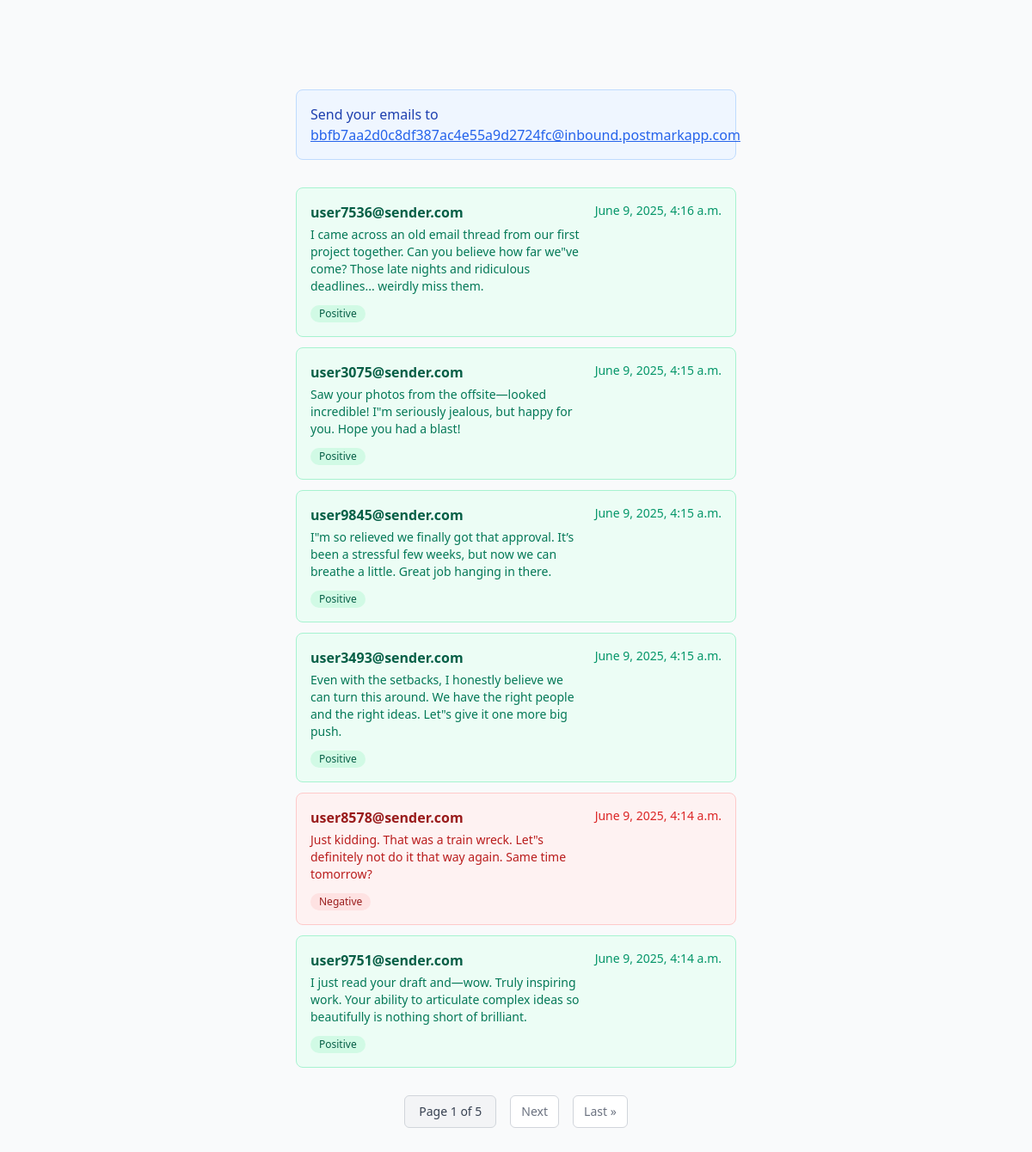
Page /list/ on the committed database.
### webhook/models.py (models this page shows, shortened)
class Email(models.Model):
    recipient = models.CharField(max_length=255)
    sender = models.CharField(max_length=255)
    cc = models.CharField(max_length=255)
    bcc = models.CharField(max_length=255)
    subject = models.CharField(max_length=255)
    body = models.TextField()
    html_body = models.TextField()
    date = models.DateTimeField()
    positive = models.DecimalField(decimal_places=4, max_digits=5)
    neutral = models.DecimalField(decimal_places=4, max_digits=5)
    negative = models.DecimalField(decimal_places=4, max_digits=5)
    hash = models.CharField(max_length=64)

### webhook/views.py (the view)
# urls.py: path('list/', views.list),
def list(request):
    emails = Paginator(Email.objects.all().order_by("-date"), 6)
    pg = request.GET.get("pg")
    page = emails.get_page(pg)
    return render(request, 'webhook/list.html', {'page': page})

### webhook/templates/webhook/list.html (shortened to what this page needs)
<!doctype html>
<head>
    <link href="https://unpkg.com/tailwindcss@^2/dist/tailwind.min.css" rel="stylesheet">
</head>
<body class="bg-gray-50">
    <div class="mx-80 my-20 p-6">
        <div class="mb-8 p-4 bg-blue-50 border border-blue-200 rounded-lg">
            <p class="text-blue-800">
                Send your emails to
                <a href="mailto:bbfb7aa2d0c8df387ac4e55a9d2724fc@inbound.postmarkapp.com"
                   class="text-blue-600 underline hover:text-blue-800">
                    bbfb7aa2d0c8df387ac4e55a9d2724fc@inbound.postmarkapp.com
                </a>
            </p>
        </div>
        {% if page %}
            <div class="space-y-3 mb-8">
                {% for email in page %}
                    {% if email.positive > email.neutral and email.positive > email.negative %}
                        <div class="border border-green-200 bg-green-50 rounded-lg p-4 hover:bg-green-100 transition-colors">
                            <a href="/{{ email.hash }}" class="block">
                                <div class="flex justify-between items-start">
                                    <div class="flex-1">
                                        <div class="font-semibold text-green-800 mb-1">{{ email.sender }}</div>
                                        <div class="text-green-700 text-sm line-clamp-2">{{ email.body }}</div>
                                    </div>
                                    <div class="text-green-600 text-sm ml-4 flex-shrink-0">{{ email.date }}</div>
                                </div>
                                <div class="mt-2">
                                    <span class="inline-flex items-center px-2.5 py-0.5 rounded-full text-xs font-medium bg-green-100 text-green-800">
                                        Positive
                                    </span>
                                </div>
                            </a>
                        </div>
                    {% elif email.negative > email.positive and email.negative > email.neutral %}
                        <div class="border border-red-200 bg-red-50 rounded-lg p-4 hover:bg-red-100 transition-colors">
                            <a href="/{{ email.hash }}" class="block">
                                <div class="flex justify-between items-start">
                                    <div class="flex-1">
                                        <div class="font-semibold text-red-800 mb-1">{{ email.sender }}</div>
                                        <div class="text-red-700 text-sm line-clamp-2">{{ email.body }}</div>
                                    </div>
                                    <div class="text-red-600 text-sm ml-4 flex-shrink-0">{{ email.date }}</div>
                                </div>
                                <div class="mt-2">
                                    <span class="inline-flex items-center px-2.5 py-0.5 rounded-full text-xs font-medium bg-red-100 text-red-800">
                                        Negative
                                    </span>
                                </div>
                            </a>
                        </div>
                    {% endif %}
                {% endfor %}
            </div>
            <div class="flex justify-center items-center space-x-4 mt-8">
                <span class="px-4 py-2 text-sm font-medium text-gray-700 bg-gray-100 border border-gray-300 rounded-md">
                    Page {{ page.number }} of {{ page.paginator.num_pages }}
                </span>
                {% if page.has_next %}
                    <a href="?pg={{ page.next_page_number }}"
                       class="px-3 py-2 text-sm font-medium text-gray-500 bg-white border border-gray-300 rounded-md hover:bg-gray-50 hover:text-gray-700">
                        Next
                    </a>
                    <a href="?pg={{ page.paginator.num_pages }}"
                       class="px-3 py-2 text-sm font-medium text-gray-500 bg-white border border-gray-300 rounded-md hover:bg-gray-50 hover:text-gray-700">
                        Last &raquo;
                    </a>
                {% endif %}
            </div>
        {% else %}
            <div class="text-center py-12">
                <div class="text-gray-400 text-lg mb-4">📧</div>
                <p class="text-gray-500 text-lg">No mail for you</p>
            </div>
        {% endif %}
    </div>
</body>

### rows in the picture
Email: sender "user7536@sender.com", body "I came across an old email thread from our first project together. Can you believe how far we\"ve come? Those late nights and ridiculous deadlines... weirdly miss them.", date "June 9, 2025, 4:16 a.m."
Email: sender "user3075@sender.com", body "Saw your photos from the offsite—looked incredible! I\"m seriously jealous, but happy for you. Hope you had a blast!", date "June 9, 2025, 4:15 a.m."
Email: sender "user9845@sender.com", body "I\"m so relieved we finally got that approval. It’s been a stressful few weeks, but now we can breathe a little. Great job hanging in there.", date "June 9, 2025, 4:15 a.m."
Email: sender "user3493@sender.com", body "Even with the setbacks, I honestly believe we can turn this around. We have the right people and the right ideas. Let\"s give it one more big push.", date "June 9, 2025, 4:15 a.m."
Email: sender "user8578@sender.com", body "Just kidding. That was a train wreck. Let\"s definitely not do it that way again. Same time tomorrow?", date "June 9, 2025, 4:14 a.m."
Email: sender "user9751@sender.com", body "I just read your draft and—wow. Truly inspiring work. Your ability to articulate complex ideas so beautifully is nothing short of brilliant.", date "June 9, 2025, 4:14 a.m."

### other values in the picture
{{ page.number }} "1"
{{ page.paginator.num_pages }} "5"
